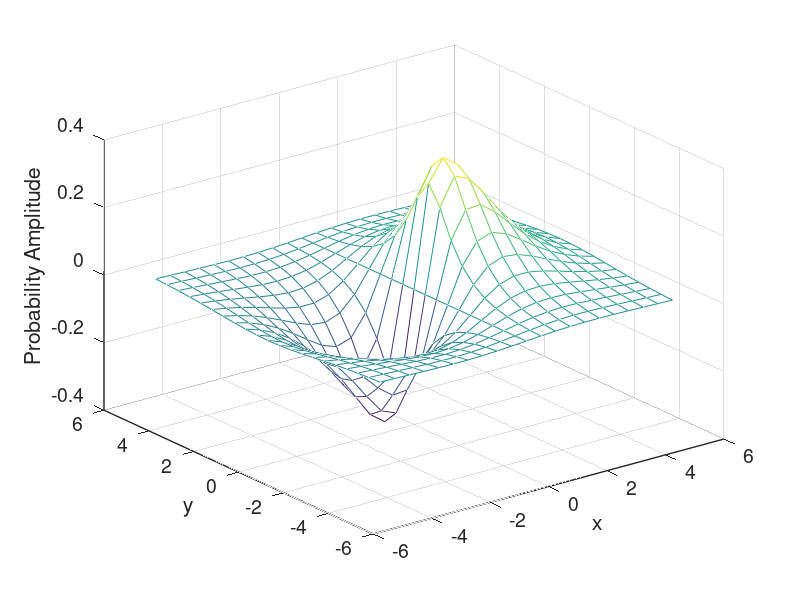
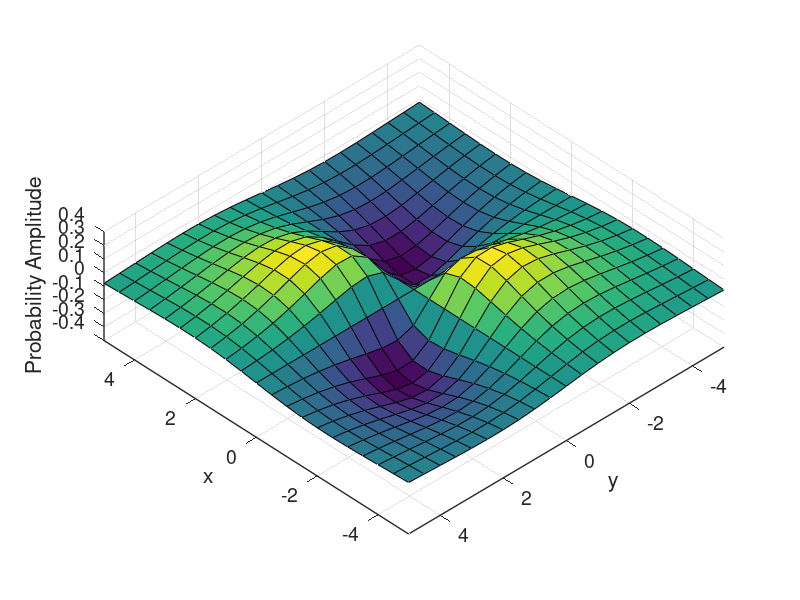
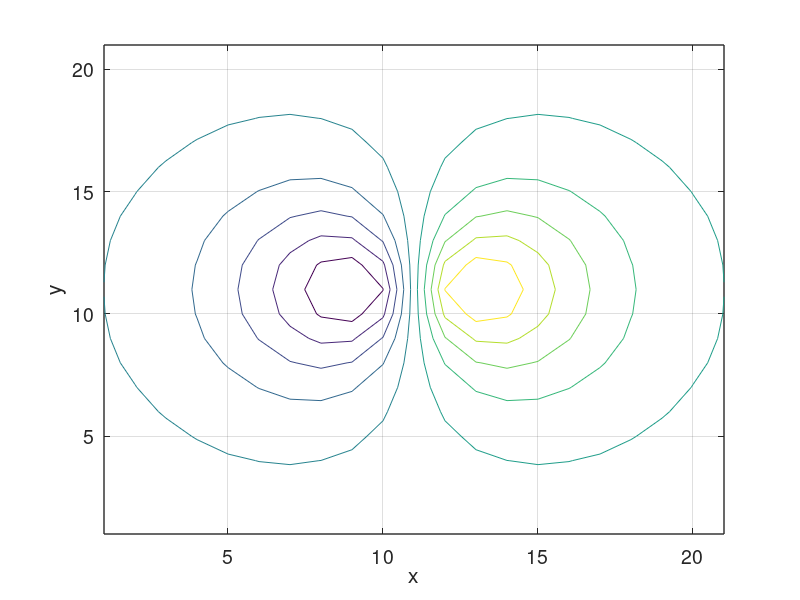
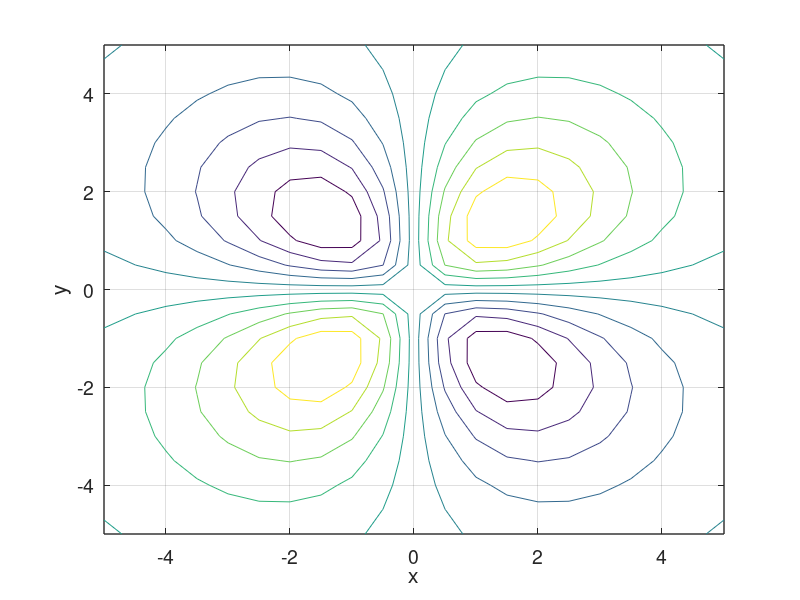

Write the MATLAB code that produced these figures, in order.
%Plotting the Mesh Plot of Orbitals


%%
%Create Meshgrid for plotting
[X,Y] = meshgrid (-5:.5:5);


%%
%Helper Functions and Orbitals themselves

E = exp (-sqrt(X.^2+Y.^2+0));
Px = X.* E;
dxy = X.* Y.*E;

%%
%Plotting using mesh
%P_x
figure;

u=linspace (-5,5,21);
v=linspace (-5,5,21);
%We want the plot to agree to the coordinates
mesh (u,v,Px);
grid on;
set(gca,'fontsize',14,'linewidth',1);
xlabel('x');ylabel('y');zlabel('Probability Amplitude');

%%
%Printing to file.
print -dsvg 1P_x.svg;

%%
%Plotting using surf
%dxy
figure
surf(u,v,dxy);
grid on;
set(gca,'xlim',[-5 5]); 
set(gca,'ylim',[-5  5]); 
set(gca,'zlim',[-0.4 0.4])
view(-134,68);
set(gca,'fontsize',14,'linewidth',1);
xlabel('x');ylabel('y');zlabel('Probability Amplitude');
%%
%Printing to file
print -dsvg 1dxy.svg;

%%
%Plotting 
%P_x
figure;
contour (Px);
grid on;
set(gca,'fontsize',14,'linewidth',1);
xlabel('x');ylabel('y');zlabel('Probability Amplitude');

%%
%Printing to file.
print -dsvg 2P_x_Contour.svg;

%%
%Plotting using surf
%dxy
figure
contour(u,v,dxy);
grid on;
set(gca,'xlim',[-5 5]); 
set(gca,'ylim',[-5 5]); 
set(gca,'zlim',[-0.4 0.4])
set(gca,'fontsize',14,'linewidth',1);
xlabel('x');ylabel('y');zlabel('Probability Amplitude');
%%
%Printing to file
print -dsvg 2dxy_Contour.svg;

%%
%Plotting along the Diagonal
figure

%Takes the Diagonal Matrix that contains 
%All of the values of dxy along its diagonal.
f = diag(dxy);
plot(u.*sqrt(2),f);
%Need to re-scale the independent variable to 
%agree with length along the direction

%If we needed to plot along an arbitrary 
%direction we'd have to define a new linspace 
%and a new function.

grid on;
set(gca,'xlim',[-5*sqrt(2) 5*sqrt(2)]); 
set(gca,'ylim',[0 0.4]); 
set(gca,'fontsize',14,'linewidth',1);
xlabel('x=y');ylabel('Probability Amplitude');

%%
%pirnting to file
print -dsvg 4dxy_along_diagonal.svg;

%%
%Obtaining differential
figure
df = diff (f);
U= linspace (-5,5,20);
fprime = df./ (sqrt(2)*0.5); %The vector fprime is shorter
plot(U.*sqrt(2),fprime);grid on;
set(gca,'xlim',[-5*sqrt(2) 5*sqrt(2)]); 
set(gca,'ylim',[-0.2 0.2]); 
set(gca,'fontsize',14,'linewidth',1);
xlabel('x=y');ylabel('Differential of Probability Amplitude');
%%
%pirnting to file
print -dsvg 5Differential.svg;

